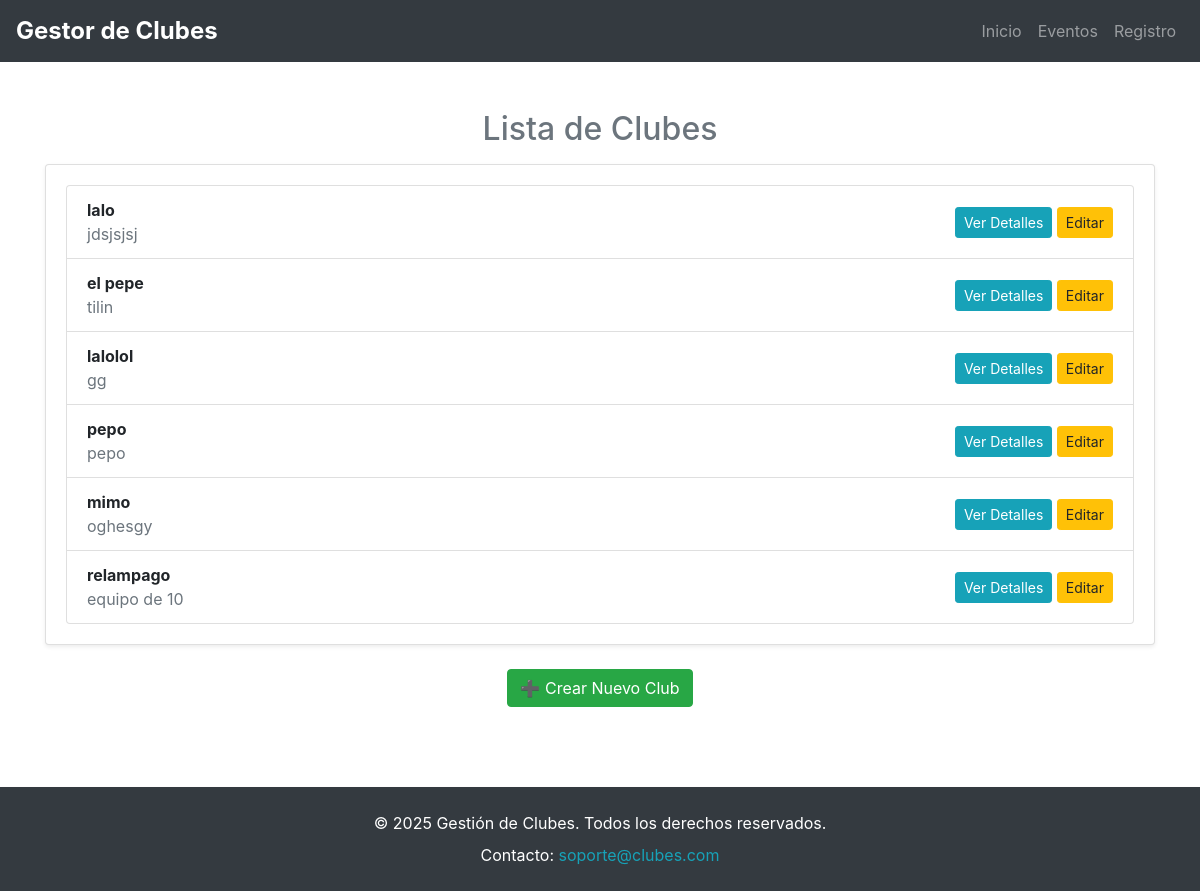
Page /clubes/ on the earlier database version.
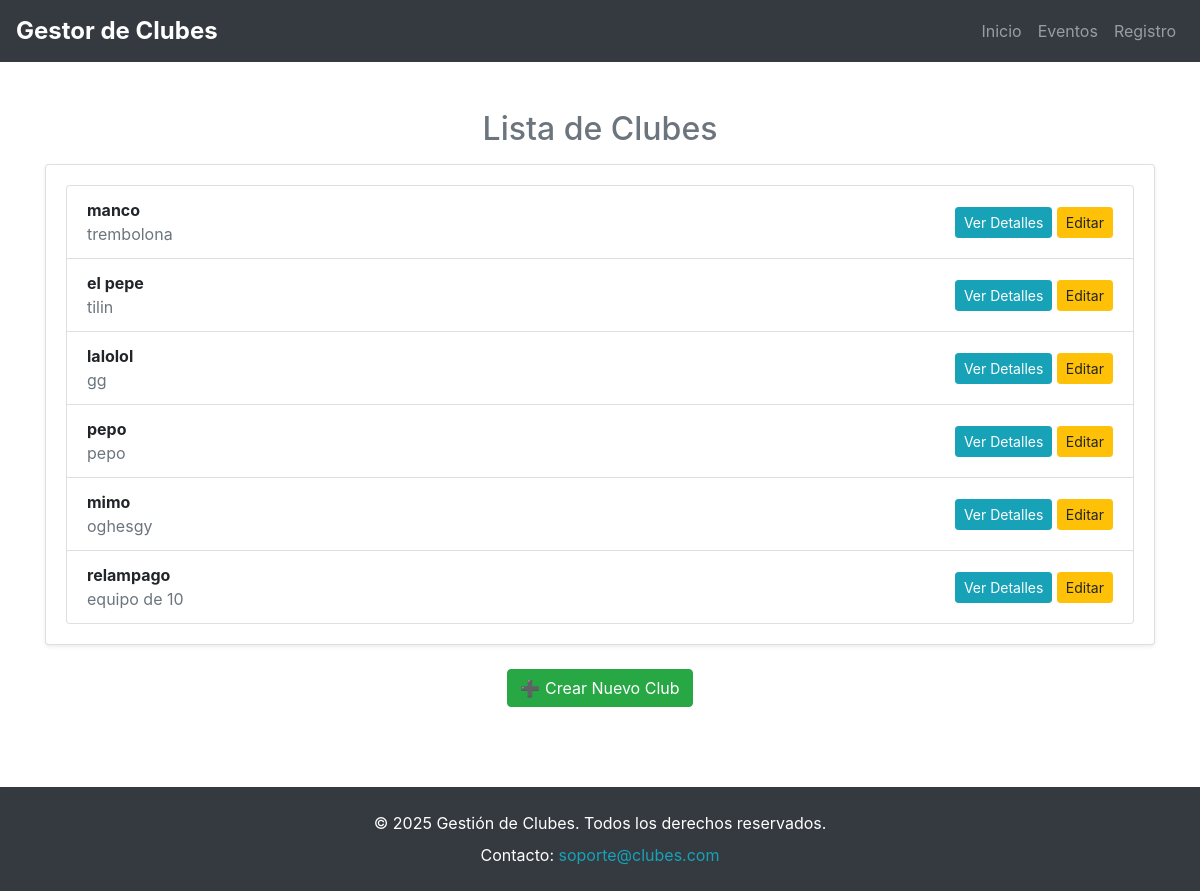
Same page on the later database version.
### clubes/models.py (models this page shows)
class Club(models.Model):
    CATEGORIAS = (
        ('academico', 'Académico'),
        ('deportivo', 'Deportivo'),
        ('cultural', 'Cultural'),
    )
    nombre = models.CharField(max_length=100)
    descripcion = models.TextField()
    categoria = models.CharField(max_length=20, choices=CATEGORIAS)
    lider = models.ForeignKey(Usuario, on_delete=models.CASCADE)

### clubes/views.py (the view)
# urls.py: path('', views.home, name='index'),  # Registrar la vista 'home' como 'index'
def home(request):
    clubes = Club.objects.all()
    return render(request, 'clubes/index.html', {'clubes': clubes})

### templates/clubes/index.html (shortened to what this page needs)
{% extends 'base.html' %}
{% block content %}
<div class="text-center">
    <h2 class="text-secondary">Lista de Clubes</h2>
</div>
<div class="card shadow-sm mt-3">
    <div class="card-body">
        <ul class="list-group">
            {% for club in clubes %}
                <li class="list-group-item d-flex justify-content-between align-items-center">
                    <div>
                        <strong>{{ club.nombre }}</strong>
                        <p class="mb-0 text-muted">{{ club.descripcion }}</p>
                    </div>
                    <div>
                        <a href="{% url 'detalle_club' club.id %}" class="btn btn-info btn-sm">Ver Detalles</a>
                        <a href="{% url 'editar_club' club.id %}" class="btn btn-warning btn-sm">Editar</a>
                    </div>
                </li>
            {% empty %}
                <li class="list-group-item text-center text-muted">No hay clubes disponibles.</li>
            {% endfor %}
        </ul>
    </div>
</div>
<div class="text-center mt-4">
    <a href="{% url 'crear_club' %}" class="btn btn-success">➕ Crear Nuevo Club</a>
</div>
{% endblock %}

Differences in the rows shown:
removed Club: nombre "lalo", descripcion "jdsjsjsj"
added Club: nombre "manco", descripcion "trembolona"
